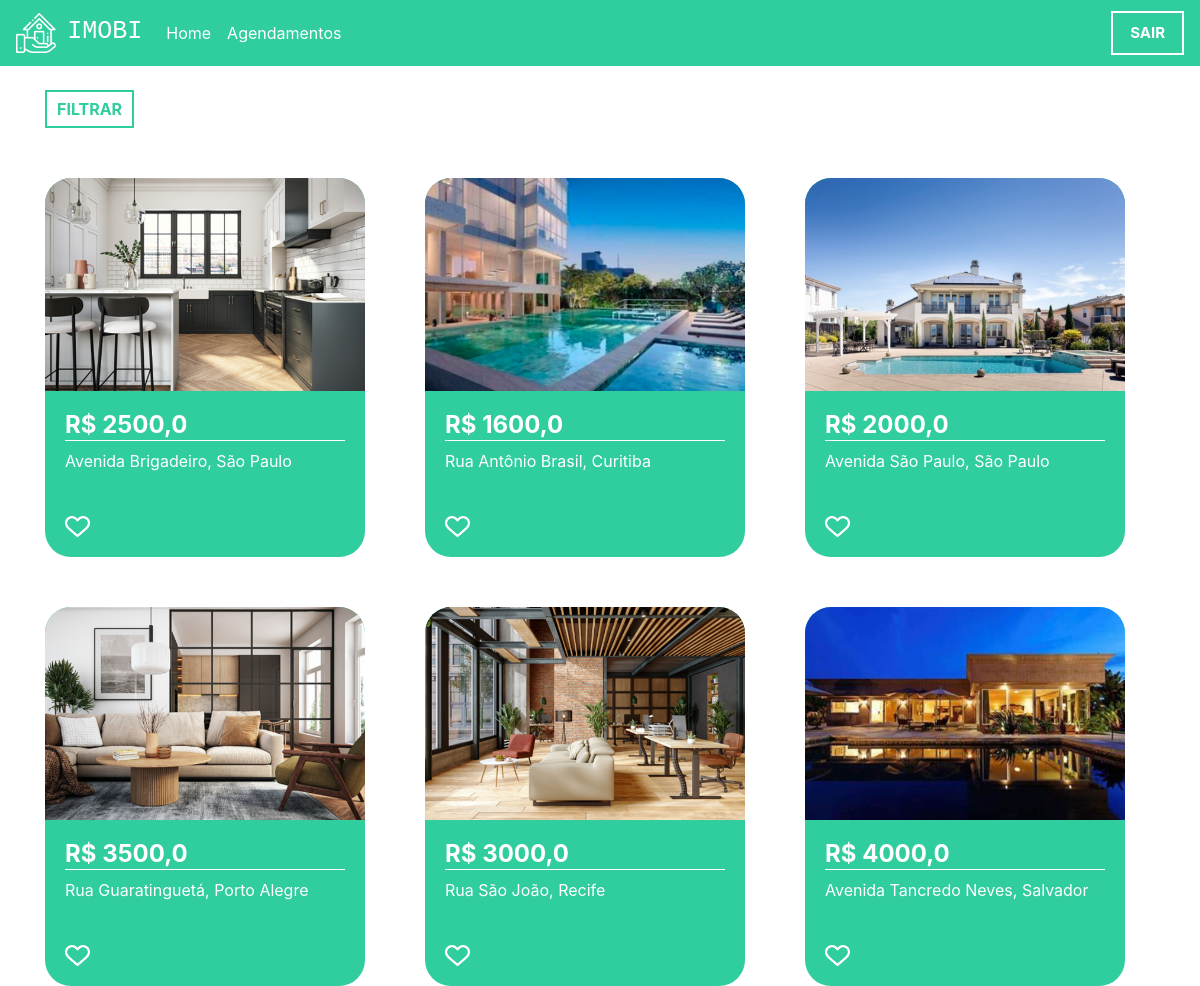
Screenshot of / (signed in) with the database file from the repository.
### plataforma/models.py (models this page shows, shortened)
class Imoveis(models.Model):
    choices = (('V', 'Venda'),
        ('A', 'Aluguel'))
    choices_imovel = (('A', 'Apartamento'),
        ('C', 'Casa'))
    imagens = models.ManyToManyField(Imagem)
    valor = models.FloatField()
    quartos = models.IntegerField()
    tamanho = models.FloatField()
    cidade = models.ForeignKey(Cidade, on_delete=models.DO_NOTHING)
    rua = models.CharField(max_length=50)
    tipo = models.CharField(max_length=1, choices=choices)
    tipo_imovel = models.CharField(max_length=1, choices=choices_imovel)
    numero = models.IntegerField()
    descricao = models.TextField()
    dias_visita = models.ManyToManyField(DiasVisita)
    horarios = models.ManyToManyField(Horario)

class Imagem(models.Model):
    img = models.ImageField(upload_to='img')

class Cidade(models.Model):
    nome = models.CharField(max_length=30)
    def __str__(self) -> str:
        return self.nome

### plataforma/views.py (the view)
# urls.py: 2. Add a URL to urlpatterns:  path('', views.home, name='home')
@login_required(login_url='/auth/logar/')
def home(request):
    cidades = Cidade.objects.all()
    preco_minimo = request.GET.get('preco_minimo')
    preco_maximo = request.GET.get('preco_maximo')
    cidade = request.GET.get('cidade')
    tipo = request.GET.getlist('tipo')
    if preco_minimo or preco_maximo or cidade or tipo:
        if not preco_minimo:
            preco_minimo = 0
        if not preco_maximo:
            preco_maximo = 999999999
        if not tipo:
            tipo = ['A', 'C']
        imoveis = Imoveis.objects.filter(valor__gte=preco_minimo)\
        .filter(valor__lte=preco_maximo)\
        .filter(tipo_imovel__in=tipo).filter(cidade=cidade)
    else:
        imoveis = Imoveis.objects.all()
    return render(request, 'home.html', {'imoveis': imoveis, 'cidades': cidades})

### plataforma/templates/home.html (shortened to what this page needs)
{% extends 'base.html' %}
{% load static %}
{% block 'head' %}
<link rel="stylesheet" href="{% static 'plataforma/css/home.css' %}">
{% endblock  %}
{% block 'body' %}
<div class="container">
  <br>
  <button type="button" class="btn_filtrar" data-toggle="modal"
	 data-target="#exampleModal">
    FILTRAR
  </button>
  <div class="row">
    {% for imovel in imoveis %}
        <div class="col-md cont">
          <div class="card_imovel">
            <img class="img_capa_imovel" src="{{imovel.imagens.all.0.img.url}}">
            <div class="informacoes_imoveis">
              <a class="a_none" href="{% url 'imovel' imovel.id %}"><h4 class="valor">R$ {{imovel.valor}}</h4></a>
              <p>{{imovel.rua}}, {{imovel.cidade}}</p>
              <br>
              <img width="9%" height="8%" src="{% static 'plataforma/img/heart.png' %}">
            </div>
          </div>
        </div>
    {% endfor %}
  </div>
</div>
{% endblock %}

### templates/base.html (shortened to what this page needs)
{% load static %}
<!DOCTYPE HTML>
<html lang="pt-BR">
    <head>
        {% block 'head' %}{% endblock %}
        <link rel="stylesheet" href="https://cdn.jsdelivr.net/npm/bootstrap@4.6.1/dist/css/bootstrap.min.css" >
    </head>
    <body>
    {% if user.is_authenticated %}
        <nav class="navbar navbar-expand-lg navbar-dark bg_navbar">
            <a class="navbar-brand" href="{% url 'home' %}">
                        <img width="40" src="{% static 'autenticacao/img/logo.png' %}">
                                &nbsp<h3 class="font_logo">IMOBI</h3></a>
            <div class="collapse navbar-collapse" id="navbarNav">
            <ul class="navbar-nav">
                <li class="nav-item active">
                    <a class="nav-link" href="{% url 'home'%}">Home</a>
                </li>
                <li class="nav-item active">
                    <a class="nav-link" href="{% url 'agendamentos'%}">Agendamentos</a>
                </li>
            </ul>
            </div>
            <button type="button" class="btn_filtrar" style="border-color: white; padding: 1px 9px 1px 9px; font-size: 15px">
                <ul class="navbar-nav">
                    <li class="nav-item active">
                        <a class="nav-link" href="{% url 'sair' %}" style="">
                            SAIR</a>
                    </li>
                </ul>
            </button>
        </nav>
    {% endif %}
        {% block 'body' %}{% endblock %}
    </body>
</html>

### templates/static/plataforma/css/home.css (style rules this page uses)
.bg_navbar { background-color: #30CD9E; }
.font_logo { font-family: 'Courier New', Courier, monospace; font-size: 25px; display: inline; }
.card_imovel { background-color: #30CD9E; width: 20rem; margin-top: 50px; border-radius: 26px; }
.img_capa_imovel { width: 100%; border-top-left-radius: 26px; border-top-right-radius: 26px; }
.informacoes_imoveis { padding: 20px; color: white; }
.valor { font-weight: bold; border-bottom: 1px solid white; }
.btn_filtrar { border: none; background-color: transparent; border: 2px solid #30CD9E; color: #30CD9E; padding: 5px 10px 5px 10px; font-weight: bold; }
.a_none { color: white; }

### rows the page displays
Imoveis: imagens.all.0.img (picture), valor "2500,0", rua "Avenida Brigadeiro", cidade "São Paulo"
Imoveis: imagens.all.0.img (picture), valor "1600,0", rua "Rua Antônio Brasil", cidade "Curitiba"
Imoveis: imagens.all.0.img (picture), valor "2000,0", rua "Avenida São Paulo", cidade "São Paulo"
Imoveis: imagens.all.0.img (picture), valor "3500,0", rua "Rua Guaratinguetá", cidade "Porto Alegre"
Imoveis: imagens.all.0.img (picture), valor "3000,0", rua "Rua São João", cidade "Recife"
Imoveis: imagens.all.0.img (picture), valor "4000,0", rua "Avenida Tancredo Neves", cidade "Salvador"
